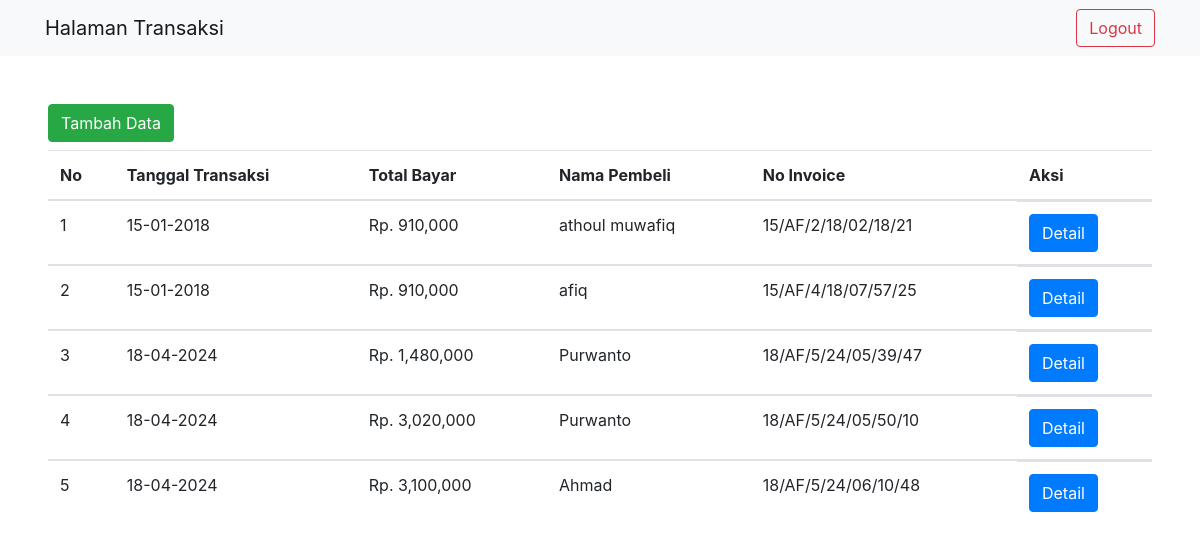
The app's page /api/transaksi.php (signed in) with its own data.
### tables this page shows
CREATE TABLE `transaksi` (
  `id_transaksi` int(11) NOT NULL,
  `tgl_transaksi` timestamp NOT NULL DEFAULT CURRENT_TIMESTAMP ON UPDATE CURRENT_TIMESTAMP,
  `kode_kasir` int(11) NOT NULL,
  `total_bayar` varchar(20) NOT NULL,
  `no_invoice` varchar(20) NOT NULL,
  `nama_pembeli` varchar(20) NOT NULL
);

### api/koneksi.php (called while the page is built, shortened)
<?php
$conn = mysqli_connect("brrdgjokzyge4vxghosm-mysql.services.clever-cloud.com", "uwytcerkmuanavy0", "W88X2w3V9psK1hBlXKun", "brrdgjokzyge4vxghosm", 3306, );
function getData($data)
{
    global $conn;
    $rows = [];
    $query = mysqli_query($conn, $data);
    while ($row = mysqli_fetch_assoc($query)) {
        $rows[] = $row;
    }
    return $rows;
}

### api/transaksi.php (the view, shortened to what this page needs)
<!DOCTYPE html>
<html lang="en">
<?php
require 'koneksi.php';
$transaksi = getData("SELECT * FROM transaksi");
?>
<head>
    <link rel="stylesheet" href="https://cdn.jsdelivr.net/npm/bootstrap@4.3.1/dist/css/bootstrap.min.css">
</head>
<body>
    <nav class="navbar navbar-expand-lg navbar-light bg-light">
        <div class="container">
            <a class="navbar-brand" href="#">Halaman Transaksi</a>
            <div class="ml-auto">
                <a href="logout.php" class="btn btn-outline-danger">Logout</a>
            </div>
        </div>
    </nav>
    <div class="mx-5 mt-5">
        <a href="tambah_transaksi.php">
            <button type="button" class="btn btn-success">Tambah Data</button>
        </a>
    </div>
    <div class="mx-5 mt-2">
        <table class="table table-hover">
            <thead>
                <tr>
                    <th>No <i class="fa fa-sort"></i></th>
                    <th>Tanggal Transaksi <i class="fa fa-sort"></i></th>
                    <th>Total Bayar</th>
                    <th>Nama Pembeli</th>
                    <th>No Invoice</th>
                    <th>Aksi</th>
                </tr>
            </thead>
            <?php $no = 1; ?>
            <?php foreach ($transaksi as $trans) : ?>
                <tbody>
                    <tr>
                        <td><?= $no++; ?></td>
                        <td><?= date("d-m-Y", strtotime($trans['tgl_transaksi'])) ?></td>
                        <td>Rp. <?= number_format($trans['total_bayar']) ?></td>
                        <td><?= $trans['nama_pembeli'] ?></td>
                        <td><?= $trans['no_invoice'] ?></td>
                        <td class="d-flex">
                            <a href="./detail_transaksi.php?id_transaksi=<?= $trans['id_transaksi'] ?>" class="btn btn-primary">Detail</a>
                        </td>
                    </tr>
                </tbody>
            <?php endforeach; ?>
        </table>
    </div>
</body>
</html>

### records on screen
transaksi: tgl_transaksi "15-01-2018", total_bayar "910,000", nama_pembeli "athoul muwafiq", no_invoice "15/AF/2/18/02/18/21"
transaksi: tgl_transaksi "15-01-2018", total_bayar "910,000", nama_pembeli "afiq", no_invoice "15/AF/4/18/07/57/25"
transaksi: tgl_transaksi "18-04-2024", total_bayar "1,480,000", nama_pembeli "Purwanto", no_invoice "18/AF/5/24/05/39/47"
transaksi: tgl_transaksi "18-04-2024", total_bayar "3,020,000", nama_pembeli "Purwanto", no_invoice "18/AF/5/24/05/50/10"
transaksi: tgl_transaksi "18-04-2024", total_bayar "3,100,000", nama_pembeli "Ahmad", no_invoice "18/AF/5/24/06/10/48"
